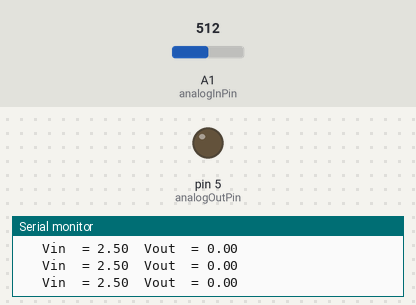
Bench run of a sketch on a simulated Arduino Uno, built with avr-gcc and run on an emulated ATmega328P. Shown: output pins drawn as LEDs (lit = HIGH), the last lines printed to the serial monitor. The test bench sets the inputs (shaded band); at power-on: A1 (analogInPin) = 512.

Above: at 1.2 s.
1.3 s: A1 (analogInPin) set to 0
At 2.2 s:
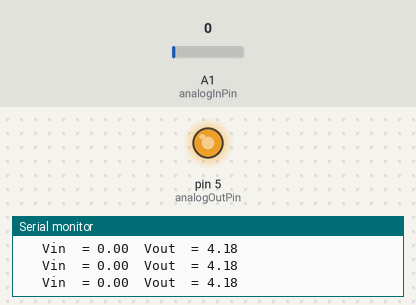
2.8 s: A1 (analogInPin) set to 122
At 3.7 s:
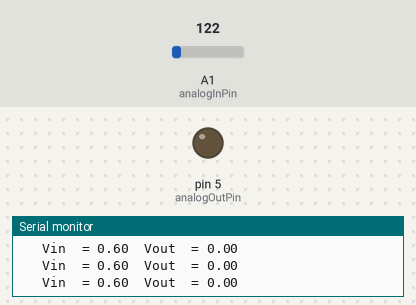
Timing chart, 0 to 5.8 s (numbered marks = the images above; inputs shaded):
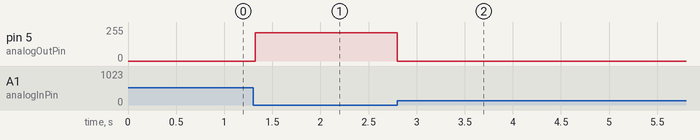

Measured:
- after the input at 1.3 s, pin 5 (analogOutPin): 0/255 → 213/255 at once
- after the input at 2.8 s, pin 5 (analogOutPin): 213/255 → 0/255 at once

The sketch:

thermal_PI.ino
```cpp
// These constants won't change.  They're used to give names
// to the pins used:
const int analogInPin = A1;  // Analog input pin
const int analogOutPin = 5; // Analog output pin


void setup() {
  // initialize serial communications at 9600 bps:
  Serial.begin(9600);
}

float integralE = 0;

void loop() {
  float Vout,Vin,P,err;
  float Vset = 0.35;

  float Kp=1,Ki=0;
  float R =50;
  int inValue;
  // read the analog in value:
  inValue = analogRead(analogInPin);

  Vin = (float)inValue/1024.0*5.0;
  err = (Vset-Vin);
  integralE = integralE +err*0.002;

  P = Kp*err + Ki*integralE;
  if (P<0) P=0;

  Vout = sqrt(P*R);
  if (Vout>5) Vout =5;
  if (Vout<0) Vout = 0;


  analogWrite(analogOutPin, (Vout/5.0)*255);

  Serial.print("\t Vin  = ");
  Serial.print(Vin);
  Serial.print("  Vout  = ");
  Serial.println(Vout);


  // wait 2 milliseconds before the next loop
  // for the analog-to-digital converter to settle
  // after the last reading:
  delay(2);
}
```
